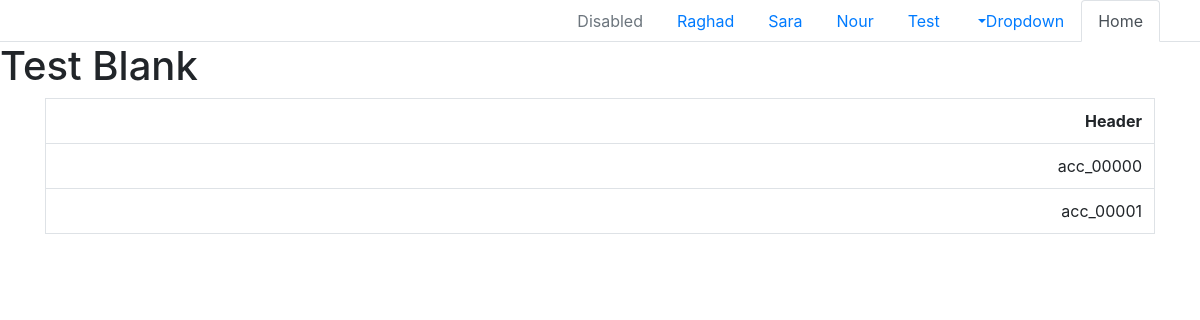
The app's page /test_blank.php, older data.
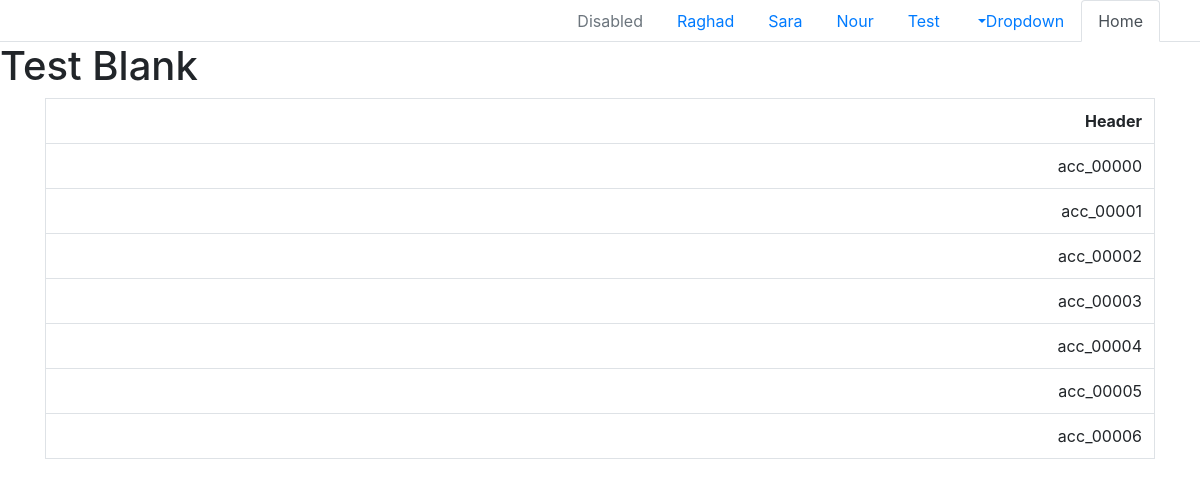
The same page, newer data.
### tables this page shows
CREATE TABLE `accounts` (
  `id` int(11) NOT NULL AUTO_INCREMENT,
  `code` varchar(250) NOT NULL,
  `name` varchar(250) DEFAULT NULL,
  `phone` varchar(250) DEFAULT NULL,
  `email` varchar(250) DEFAULT NULL,
  `account_id` int(11) NOT NULL DEFAULT 0,
  `city` varchar(250) DEFAULT NULL,
  `state` varchar(250) DEFAULT NULL,
  `location` varchar(250) DEFAULT NULL,
  `note` varchar(250) DEFAULT NULL,
  `fund` varchar(250) NOT NULL,
  `type` varchar(250) NOT NULL,
  `created_at` timestamp NOT NULL DEFAULT current_timestamp(),
  `updated_at` timestamp NOT NULL DEFAULT current_timestamp(),
  PRIMARY KEY (`id`)
);

### sql/sql_queries.php (called while the page is built, shortened)
<?php
function select($table , $columns =' * ')
{
    $col = $columns;
    $sql="select $col  from ";
    if(!is_array($table))
          return $sql . $table;
     else
         $sql = $sql . getStrFromList($table);
     return $sql;
}
?>

### test_blank.php (the view, shortened to what this page needs)
<?php
include('include/nav.php');
?>
<h1>Test Blank</h1>
<div class="container" id="container">
    <table class="table border">
        <tr>
            <th>Header</th>
        </tr>
        <?php
             $select = select('accounts');
             $select_exec = mysqli_query($con, $select);
            foreach(mysqli_fetch_all($select_exec) as $row)
                echo "<tr ondblclick='open_account_with_id(\"".$row[0]."\")'>
                    <td>".
                        $row[1]
                    ."</td>
                </tr></a>"
        ?>
    </table>
</div>

### include/css.php
<link rel="stylesheet" href="../css/bootstrap.min.css">
<link rel="stylesheet" href="../css/style.css">

### include/nav.php (shortened to what this page needs)
<?php
    include('css.php');
    include('sql/sql_queries.php');
?>
<ul class="nav nav-tabs">
  <li class="nav-item">
    <a class="nav-link active" href="index.php">Home</a>
  </li>
  <li class="nav-item dropdown">
    <a class="nav-link dropdown-toggle" data-toggle="dropdown" href="#" role="button" aria-haspopup="true" aria-expanded="false">Dropdown</a>
  </li>
  <li class="nav-item">
    <a class="nav-link" href="test_index.php">Test</a>
  </li>
  <li class="nav-item">
    <a class="nav-link" href="test_noor.php">Nour</a>
  </li>
  <li class="nav-item">
    <a class="nav-link" href="test_sara.php">Sara</a>
  </li>
  <li class="nav-item">
    <a class="nav-link" href="test_rgd.php">Raghad</a>
  </li>
  <li class="nav-item">
    <a class="nav-link disabled" href="#">Disabled</a>
  </li>
</ul>

### css/style.css (style rules this page uses)
* { direction: rtl; }

Row changes from the older to the newer data that the page shows:
added accounts: code "acc_00002"
added accounts: code "acc_00003"
added accounts: code "acc_00004"
added accounts: code "acc_00005"
added accounts: code "acc_00006"
